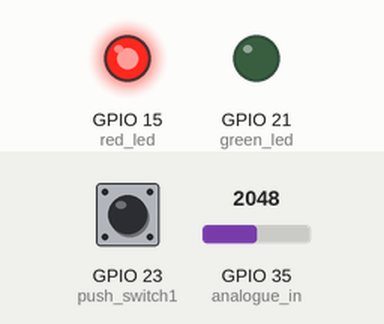
This sketch was run on a simulated ESP32. Parts: output pins drawn as LEDs (lit = HIGH). The test bench sets the inputs (shaded band); at power-on: GPIO 23 (push_switch1) LOW, GPIO 35 (analogue_in) = 2048.

Above: at 0.1 s.
Timing chart, 0 to 1.6 s (numbered marks = the images above):
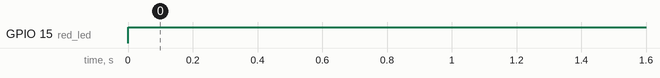

The sketch:

V1__switch_press.ino
```cpp
//Charles Birdsall H00219071 17.3.22//
//B32DG Embedded Software Assignment3//
//This version modifies the code from assignment 2 so that messages are output only when the button is pressed//

//The time library used
#include <time.h>
//the ticker libray used
#include <Ticker.h>
Ticker mainTimings;
//Establish pins as variables
const int green_led = 21;

//Task 1 variables
//Establish variables. a,b,c & d are used to define the lengths of LED pulses, as taken from assignment1. //
const int a=0.2;
const int b=0.9;
int c=14;
const int d=2;
const int L = 0.05; //delay to keep the LED on for task 1
int T;  //The total time variable for calculating task1 pulses

//Task2 variables
const int push_switch1 = 23; //establish input for push switch
int switch_flag = LOW;// A flag used to say if the switch was pressed.

//Task 3 variables
//establish frequency input pin as a variable//
const int freq_in = 34;
int frequency = 0; //the value of the frequency in Hz
int freq_count = 0; //The number of pulses over the time period
int raw_value; //The unprocessed input value
int raw_value_old; //The previous unprocessed input value
unsigned long start_timeF; // used to determine the time at which the frequency check was started
unsigned long currentTime; //used to determine the current time

//Tasks 4 variables
const int analogue_in = 35;//Establish analogue read as a variable

//Task 5 variables
//The past four analogue values are stored in analogue_hist0-3
float analogue_hist0;
float analogue_hist1;
float analogue_hist2;
float analogue_hist3;
float analogue_average ; //The average analogue value

//Task 7 variables
const float analogue_max = 3.3; //sets a limit on the maximum analogue value for error processing
int error_code = 0; //a flag for whether the error condition is met or not

//Task 8 variables
const int red_led = 15; //establish the red LED to be used as an error output.

int clock_val=0;
///////////////////////////////////////////////////////////////

void setup() {
  //Establish Pins
  pinMode(green_led, OUTPUT);//establish LED pin as an output
  pinMode(red_led, OUTPUT); //establish LED pin as an output
  pinMode(push_switch1, INPUT); //set button pin as INPUT
  pinMode (freq_in, INPUT); //set the frequency read pin as an input
  pinMode(analogue_in, INPUT); //set the analogue read from the potentiometer as an input

  T=(c*a)+(b*c)+L*(1+2+3+4+5+6+7+8+9+10+11+12+13); //The delay value from assignment one for task one

  //Define the historical analogue read values to shift them
  //Please note a bitshifter and array are seen in earlier iterations
  analogue_hist0=analogRead(analogue_in);
  analogue_hist1=analogue_hist0;
  analogue_hist2=analogue_hist1;
  analogue_hist3=analogue_hist2;

  Serial.begin(9600); //start serial plotter

  mainTimings.attach_ms(10, ticker_count);
  float clock_val=0;
}


///////////////////////////////////////////////////////////////////////////////
//this subfunction creates a delay based on the clock in the time library. A traditional delay was found to pause the whole code and prevent the button inputs form registering//
void delay2(int nosecs){
  clock_t start_time= clock(); //define the start time of the clock
  while (clock() < start_time + nosecs);  //adds the number of elapsed milliseconds on to the clock so timing can be calculated
}

///////////////////////////////////////////////////////////////////////////////
void ticker_count(){ //the ticker counter
  clock_val++;
}


///////////////////////////////////////////////////////////////////////////////
int switchread(){
  int ps1s = digitalRead(push_switch1); //set variable that is read from switch value
  if (ps1s==HIGH){
    switch_flag=HIGH;
  }
  else if (ps1s==LOW){
    switch_flag=LOW;
  }
}


///////////////////////////////////////////////////////////////////////////////
//This subfunction measures the frequency from the input
void freq_measure (){
  raw_value=digitalRead(freq_in);  //set the raw value to be equal to the digital read from the input
  raw_value_old= raw_value;  //set the old value equal to the current
  freq_count=0; //reset the frequency count to zero

  start_timeF= micros(); //define the start time of the clock
  currentTime=micros(); // define current time

  //It was found using one time alone had a processing lag which had to be factored in
  while ((currentTime-start_timeF) < 40000){  //effectively delays for 0.04seconds, the optimum time for detecting frequency that keeps errors within +/- 2.5%
    raw_value=digitalRead(freq_in); //remeasure the actual input

    if (raw_value_old != raw_value){ //If frequency input is high and was previously low (ie flag is on) add one to the value of the frequency counter.
      freq_count++; //increase frequency
      raw_value_old=raw_value;//update the old frequency value
      }
    }
  if (micros()>= start_timeF +40000){ //calculate the frequency by scaling 0.04s up to 1s
      frequency =freq_count*25/2;
      //Serial.println("Frequency condition is met"); //a flag used to indicate whether this stage is operating
      }
}


///////////////////////////////////////////////////////////////////////////////
void analogue_process(){ //Read in the analogue values and shift the previous values along one
  analogue_hist3=analogue_hist2;
  analogue_hist2=analogue_hist1;
  analogue_hist1=analogue_hist0;
  analogue_hist0=analogRead(analogue_in)*(3.3/4095); //multiplies input by scaling factor for analogue inputs
}


///////////////////////////////////////////////////////////////////////////////
void analogue_filter(){
  analogue_average= (analogue_hist0+analogue_hist1+analogue_hist2+analogue_hist3)/4; //take average of analogue values
  //optional prints to show status
  //Serial.print("filtered analog value");
  //Serial.println(analogue_average);
  //Serial.print(analogue_hist0);
}


///////////////////////////////////////////////////////////////////////////////
void analogue_error(){
  if (analogue_hist0 > (0.5*analogue_max)){ //if condition is met return positive error code
    error_code = 1;
    }
  else if (analogue_hist0 < (0.5*analogue_max)){ //if condition is not met, return negative error code
    error_code = 0;
    }
}


///////////////////////////////////////////////////////////////////////////////
void error_out(){
  if (error_code==1){ //if error code is positive, turn red LED on
    digitalWrite(red_led,HIGH);
  }
  else if (error_code!=1){ //if error code is no longer positive, turn red LED off
    digitalWrite(red_led,LOW);
  }
}


///////////////////////////////////////////////////////////////////////////////
void task6 (){ //perfoem 1000 times
 int i;
  for (i=1; i<1000; +i){
    __asm__ __volatile__ ("nop");
  }
}


///////////////////////////////////////////////////////////////////////////////
void loop() {


  if (clock_val%2==0){
    //the task1 watchdog
    digitalWrite(green_led,HIGH); // turn green led on
    delay2(L);
    digitalWrite(green_led,LOW);
  }

  if (clock_val%4==0){
    analogue_process(); //call analogue processing function
    analogue_filter(); //call analogue averaging function
  }

  if (clock_val%33==0){
    analogue_error(); //call analogue error function
    error_out(); //call analogue error visual alarm function
  }

  if (clock_val%20==0){
    switchread(); //call switchread function
  }

  if(clock_val%10==0){
    task6(); //call 1000iter task six function
  }

  if(clock_val%100==0){
    freq_measure();  //call frequency measuring function
  }

  if ((clock_val %500==0) && (switch_flag==HIGH)){
    Serial.println("Switch is pressed");  //if the input is high print that the button is pressed
    Serial.print("frequency = ");
    Serial.print(frequency);
    Serial.println("Hz"); //print the processed frequency
    Serial.print("Filtered analogue input =");
    Serial.print(analogue_average);
    Serial.println("V");
  }
  }
```

Measured:
- by itself, GPIO 15 (red_led): LOW → HIGH at 0.00 s
